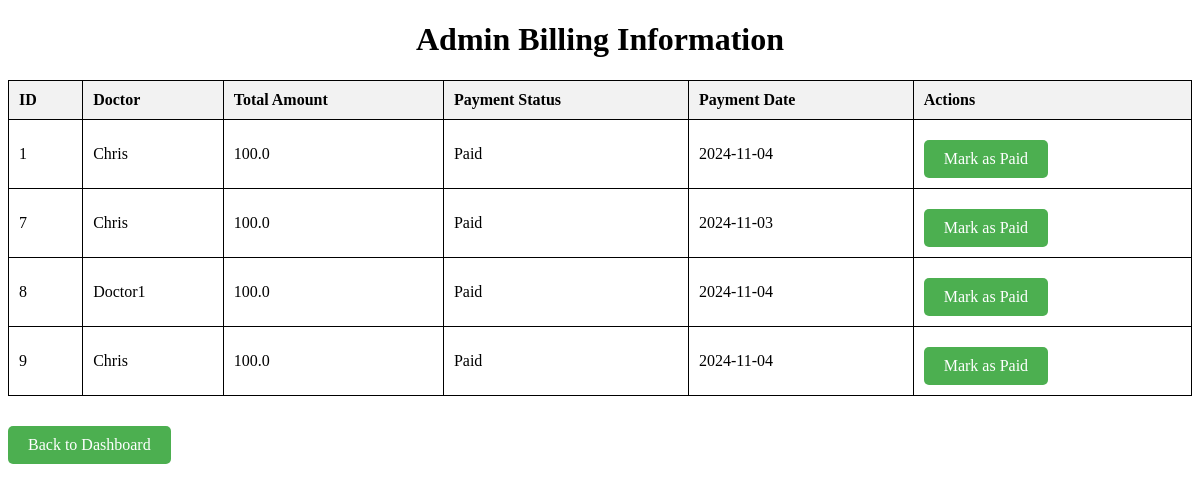
Screenshot of /view_billing with the database file from the repository.
### tables this page shows
CREATE TABLE "billing" (
    id INTEGER PRIMARY KEY AUTOINCREMENT,
    patient_id INTEGER,
    doctor_id INTEGER,
    total_amount REAL NOT NULL,
    payment_status TEXT NOT NULL,
    payment_date TEXT,
    UNIQUE (patient_id, doctor_id),
    FOREIGN KEY (patient_id) REFERENCES patients (id),
    FOREIGN KEY (doctor_id) REFERENCES doctors (id)
);

CREATE TABLE doctors (
                    id INTEGER PRIMARY KEY AUTOINCREMENT,
                    name TEXT NOT NULL,
                    specialization TEXT NOT NULL,
                    loginid TEXT UNIQUE NOT NULL,
                    password TEXT NOT NULL,
                    email TEXT NOT NULL
                );

### app.py (the view)
@app.route('/view_billing', methods=['GET'])
def admin_view_billing():
    billing_info = query_db('''
        SELECT b.id, p.name AS patient_name, d.name AS doctor_name, b.total_amount, b.payment_status, b.payment_date
        FROM billing b
        JOIN patients p ON b.patient_id = p.id
        JOIN doctors d ON b.doctor_id = d.id
    ''')
    return render_template('admin_billing.html', billing_info=billing_info)

### db_helpers.py (called while the page is built)
def get_db_connection():
    conn = sqlite3.connect('hospital_management.db')
    conn.row_factory = sqlite3.Row
    conn.execute("PRAGMA foreign_keys = ON")  # Enable foreign keys
    return conn

def query_db(query, args=(), one=False):
    conn = get_db_connection()  # Make sure you're getting the connection here
    cur = conn.execute(query, args)
    rv = [dict(row) for row in cur.fetchall()]
    cur.close()
    return (rv[0] if rv else None) if one else rv

### templates/admin_billing.html (shortened to what this page needs)
<!DOCTYPE html>
<html lang="en">
<head>
</head>
<body>
    <h1 class="center">Admin Billing Information</h1>
    <table>
        <thead>
            <tr>
                <th>ID</th>
                <th>Doctor</th>
                <th>Total Amount</th>
                <th>Payment Status</th>
                <th>Payment Date</th>
                <th>Actions</th>
            </tr>
        </thead>
        <tbody>
            {% if billing_info %}
                {% for bill in billing_info %}
                <tr>
                    <td>{{ bill['id'] }}</td>
                    <td>{{ bill['doctor_name'] }}</td>
                    <td>{{ bill['total_amount'] }}</td>
                    <td>{{ bill['payment_status'] }}</td>
                    <td>{{ bill['payment_date'] }}</td>
                    <td>
                        <a href="{{ url_for('update_payment_status', billing_id=bill['id']) }}">Mark as Paid</a>
                    </td>
                </tr>
                {% endfor %}
            {% else %}
                <tr>
                    <td colspan="6">No billing records found.</td>
                </tr>
            {% endif %}
        </tbody>
    </table>
    <a href="{{ url_for('admin_dashboard') }}">Back to Dashboard</a>
</body>
</html>

### templates/admin_billing.html (style rules this page uses)
table { width: 100%; border-collapse: collapse; margin-bottom: 20px; }
table, th, td { border: 1px solid black; padding: 10px; text-align: left; }
th { background-color: #f2f2f2; }
button, a { background-color: #4CAF50; color: white; padding: 10px 20px; text-align: center; text-decoration: none; display: inline-block; border-radius: 5px; margin-top: 10px; }
.center { text-align: center; }

### rows the page displays
billing: id "1", doctor_name "Chris", total_amount "100.0", payment_status "Paid", payment_date "2024-11-04"
billing: id "7", doctor_name "Chris", total_amount "100.0", payment_status "Paid", payment_date "2024-11-03"
billing: id "8", doctor_name "Doctor1", total_amount "100.0", payment_status "Paid", payment_date "2024-11-04"
billing: id "9", doctor_name "Chris", total_amount "100.0", payment_status "Paid", payment_date "2024-11-04"
